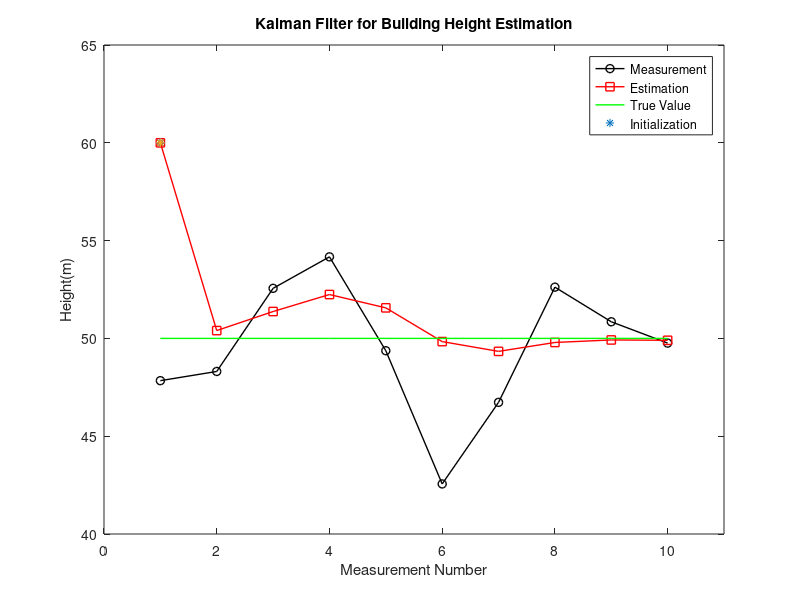
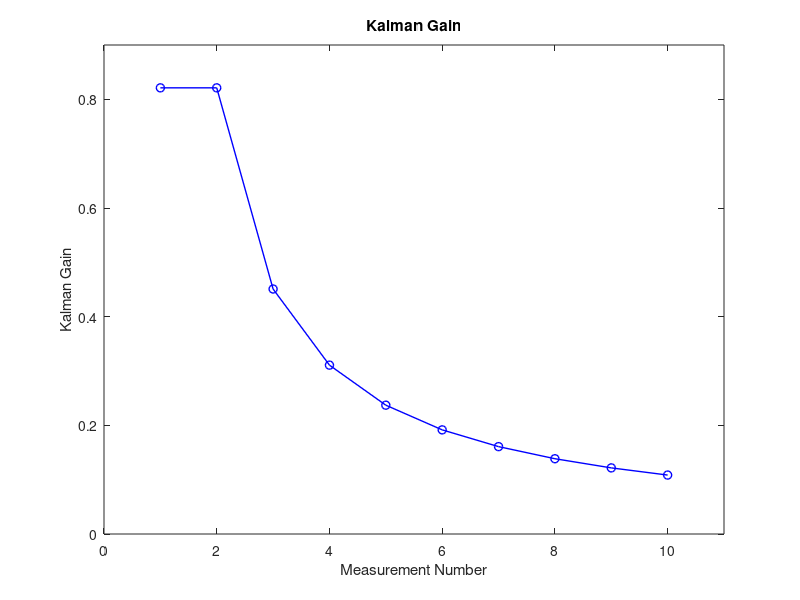

The MATLAB source for these figures, in order:
% References
% Problem is example 5, https://www.kalmanfilter.net/kalman1d.html 
% Matlab Plotting https://www.mathworks.com/help/matlab/ref/plot.html 

% Define system model
x_true = 50; %True Height of Buildings
z = [47.84, 48.31, 52.56, 54.17, 49.37, 42.56, 46.73, 52.62, 50.85, 49.76];% Simulate measurement
R = 49; % Measurement noise covariance

% Set initial values
N = length(z);  % Number of measurements
P = zeros(N, 1);  % Array to store error covariance
K = zeros(N, 1);  % Array to store Kalman gain
P_minus = zeros(N, 1);  % Array to store predicted error covariance

% Initialize the first value of P and P_minus
P(1) = 225; % Initial error covariance
P_minus(1) = 225; % Initial predicted error covariance

% Initialize the first value of K using the first value of P_minus
 K(1) = P_minus(1)/(P_minus(1) + R); % Initial Kalman gain

% Initialize the state estimate
x_hat(1) = 60; % Initial state estimate

% Loop over measurements
for t = 2:N
    % Measure
    x = x_hat ; % Simulate state
    
    % Predict state and error covariance
    x_hat_minus(t) = x_hat(t-1); % Predicted state estimate
    P_minus(t) = P(t-1); % Predicted error covariance

    % Update state estimate and error covariance
    K(t) = P_minus(t)/(P_minus(t) + R); % Kalman gain
    x_hat(t) = x_hat_minus(t) + K(t)*(z(t) - x_hat_minus(t)); % Updated state estimate
    P(t) = (1 - K(t))*P_minus(t); % Updated error covariance
end

%Plot Measurement data and Estimation data
figure;
t = 1:N;
plot(t, z, 'ko-', 'LineWidth', 1); % Plot measurement data
hold on; 
%hold on is used to hold the current plot so that we can add more plots to the same figure.
plot(t, x_hat(t), 'rsquare-', 'LineWidth', 1); % Estimated value
hold on;
plot(t, x_true*ones(N,1), 'g', 'LineWidth', 1); %True value
hold on;
plot(1, 60*ones(N,1), '*'); % Initialization value
xlabel('Measurement Number');
ylabel('Height(m)');
legend('Measurement', 'Estimation', 'True Value', 'Initialization');
title('Kalman Filter for Building Height Estimation');
axis ([0 11 40 65]);

% Plot Kalman Gain
figure;
plot(t, K, 'bo-', 'LineWidth', 1); % Kalman Gain values against the measurement number
title('Kalman Gain');
xlabel('Measurement Number');
ylabel('Kalman Gain');
axis ([0 11 0 0.9]);
